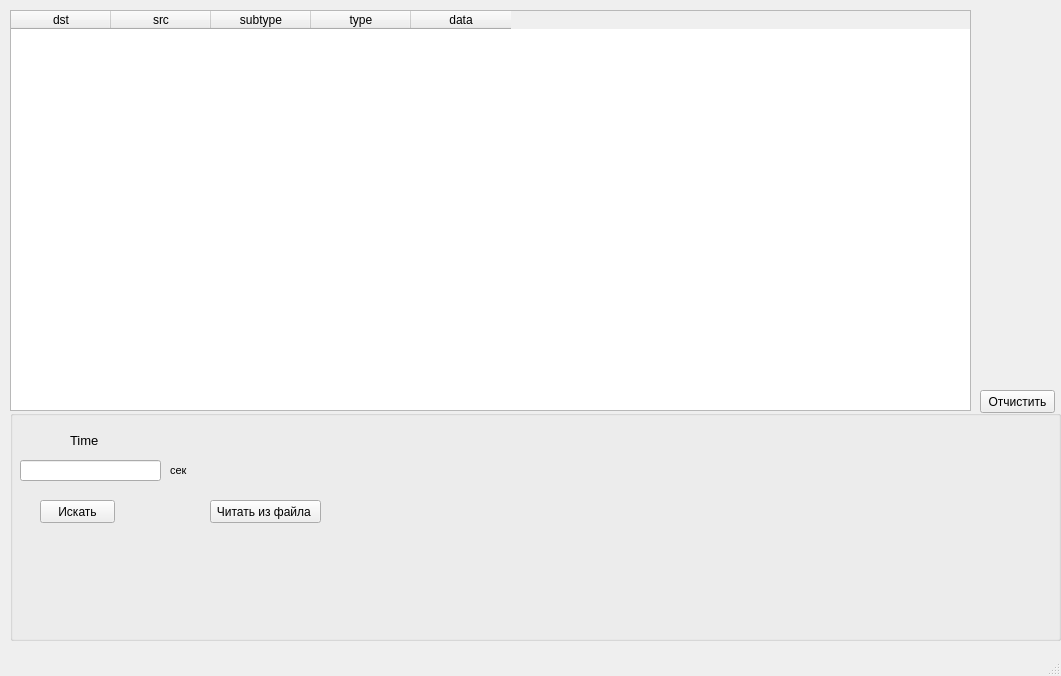
<?xml version="1.0" encoding="UTF-8"?>
<ui version="4.0">
 <class>MainWindow</class>
 <widget class="QMainWindow" name="MainWindow">
  <property name="geometry">
   <rect>
    <x>0</x>
    <y>0</y>
    <width>1061</width>
    <height>676</height>
   </rect>
  </property>
  <property name="windowTitle">
   <string>MainWindow</string>
  </property>
  <widget class="QWidget" name="centralwidget">
   <widget class="QPushButton" name="pushButton">
    <property name="geometry">
     <rect>
      <x>980</x>
      <y>390</y>
      <width>75</width>
      <height>23</height>
     </rect>
    </property>
    <property name="text">
     <string>Отчистить</string>
    </property>
   </widget>
   <widget class="QTableWidget" name="tableWidget">
    <property name="geometry">
     <rect>
      <x>10</x>
      <y>10</y>
      <width>961</width>
      <height>401</height>
     </rect>
    </property>
    <column>
     <property name="text">
      <string>dst</string>
     </property>
    </column>
    <column>
     <property name="text">
      <string>src</string>
     </property>
    </column>
    <column>
     <property name="text">
      <string>subtype</string>
     </property>
    </column>
    <column>
     <property name="text">
      <string>type</string>
     </property>
    </column>
    <column>
     <property name="text">
      <string>data</string>
     </property>
    </column>
   </widget>
   <widget class="QGroupBox" name="groupBox">
    <property name="geometry">
     <rect>
      <x>10</x>
      <y>410</y>
      <width>1051</width>
      <height>231</height>
     </rect>
    </property>
    <property name="title">
     <string/>
    </property>
    <widget class="QLabel" name="Time_label">
     <property name="geometry">
      <rect>
       <x>60</x>
       <y>20</y>
       <width>31</width>
       <height>21</height>
      </rect>
     </property>
     <property name="font">
      <font>
       <pointsize>10</pointsize>
      </font>
     </property>
     <property name="text">
      <string>Time</string>
     </property>
    </widget>
    <widget class="QLineEdit" name="Time_edit">
     <property name="geometry">
      <rect>
       <x>10</x>
       <y>50</y>
       <width>141</width>
       <height>21</height>
      </rect>
     </property>
    </widget>
    <widget class="QLabel" name="sec_inf">
     <property name="geometry">
      <rect>
       <x>160</x>
       <y>50</y>
       <width>21</width>
       <height>21</height>
      </rect>
     </property>
     <property name="font">
      <font>
       <pointsize>8</pointsize>
      </font>
     </property>
     <property name="text">
      <string>сек</string>
     </property>
     <property name="textFormat">
      <enum>Qt::RichText</enum>
     </property>
    </widget>
    <widget class="QPushButton" name="pushButton_3">
     <property name="geometry">
      <rect>
       <x>30</x>
       <y>90</y>
       <width>75</width>
       <height>23</height>
      </rect>
     </property>
     <property name="text">
      <string>Искать</string>
     </property>
    </widget>
    <widget class="QPushButton" name="file_info">
     <property name="geometry">
      <rect>
       <x>200</x>
       <y>90</y>
       <width>111</width>
       <height>23</height>
      </rect>
     </property>
     <property name="text">
      <string>Читать из файла </string>
     </property>
    </widget>
   </widget>
  </widget>
  <widget class="QMenuBar" name="menubar">
   <property name="geometry">
    <rect>
     <x>0</x>
     <y>0</y>
     <width>1061</width>
     <height>21</height>
    </rect>
   </property>
  </widget>
  <widget class="QStatusBar" name="statusbar"/>
 </widget>
 <resources/>
 <connections/>
</ui>
